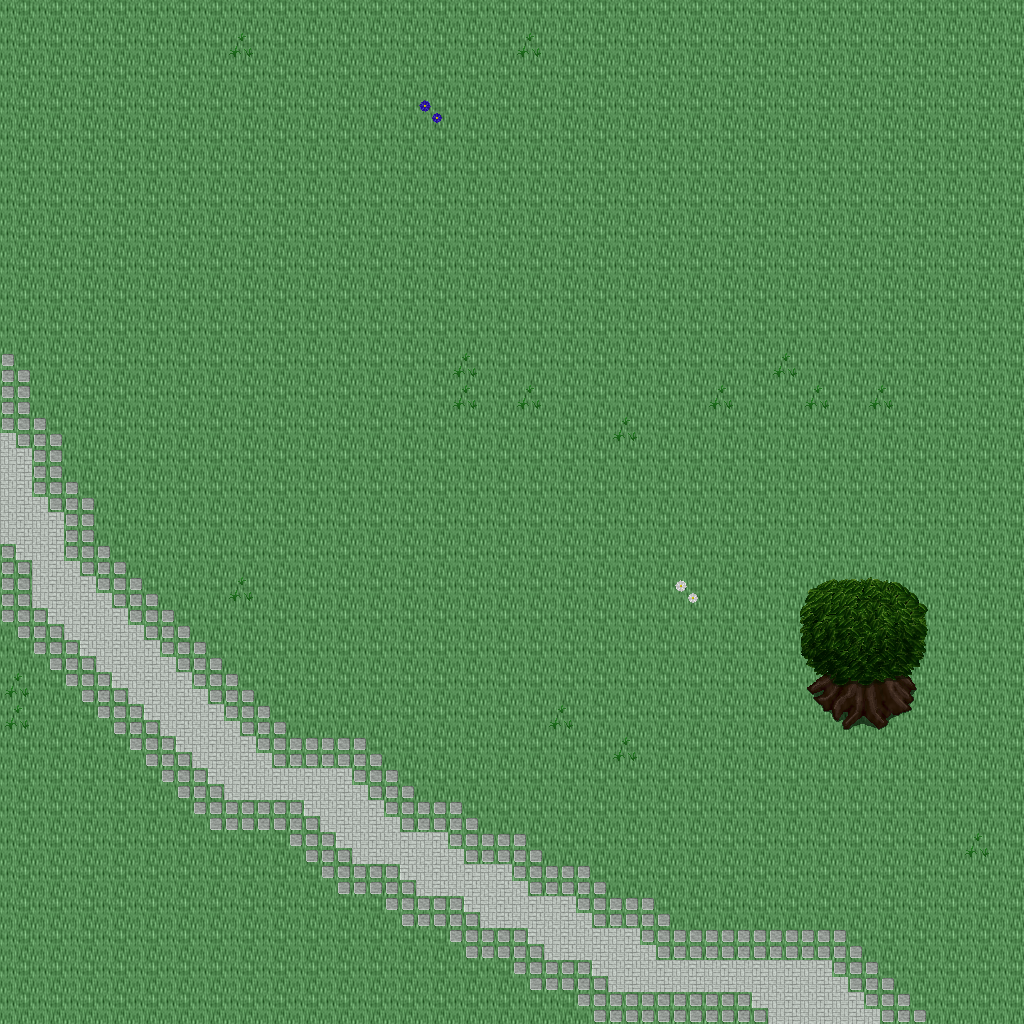

Rendered tile map (Tiled .tmx) drawn with the repository's tilesets; below, a short description and the map source with its tile grids summarised:
An orthogonal 32x32 tile map with 32x32 px tiles, 5 tile layers (Ground, Objects, Objects2, Above, ...), 1 hidden layer not drawn, 44 tilesets.

<map version="1.10" tiledversion="1.11.0" orientation="orthogonal" renderorder="right-down" width="32" height="32" tilewidth="32" tileheight="32" infinite="0" nextlayerid="11" nextobjectid="1">
 <tileset firstgid="1" name="logic_item_mushroom" tilewidth="32" tileheight="32" tilecount="6" columns="6">
  <image source="../drawable/logic_item_mushroom.png" width="192" height="32" />
 </tileset>
 <tileset firstgid="7" name="plant_tree_chestnut_tree" tilewidth="32" tileheight="32" tilecount="20" columns="4">
  <image source="../drawable/plant_tree_chestnut_tree.png" width="128" height="160" />
 </tileset>
 <tileset firstgid="27" name="plant_tree_oak_tree" tilewidth="32" tileheight="32" tilecount="20" columns="4">
  <image source="../drawable/plant_tree_oak_tree.png" width="128" height="160" />
 </tileset>
 <tileset firstgid="47" name="building_fence_stone_fence_white" tilewidth="32" tileheight="32" tilecount="9" columns="3">
  <image source="../drawable/building_fence_stone_fence_white.png" width="96" height="96" />
 </tileset>
 <tileset firstgid="56" name="building_gnome_homes" tilewidth="32" tileheight="32" tilecount="48" columns="6">
  <image source="../drawable/building_gnome_homes.png" width="192" height="256" />
 </tileset>
 <tileset firstgid="104" name="logic_creature_gnome" tilewidth="32" tileheight="32" tilecount="6" columns="6">
  <image source="../drawable/logic_creature_gnome.png" width="192" height="32" />
 </tileset>
 <tileset firstgid="110" name="logic_item_vegetable" tilewidth="32" tileheight="32" tilecount="16" columns="8">
  <image source="../drawable/logic_item_vegetable.png" width="256" height="64" />
 </tileset>
 <tileset firstgid="126" name="plant_stump_small_stump" tilewidth="32" tileheight="32" tilecount="4" columns="2">
  <image source="../drawable/plant_stump_small_stump.png" width="64" height="64" />
 </tileset>
 <tileset firstgid="130" name="object_birds" tilewidth="32" tileheight="32" tilecount="4" columns="2">
  <image source="../drawable/object_birds.png" width="64" height="64" />
 </tileset>
 <tileset firstgid="134" name="ground_earth_edges" tilewidth="32" tileheight="32" tilecount="18" columns="6">
  <image source="../drawable/ground_earth_edges.png" width="192" height="96" />
 </tileset>
 <tileset firstgid="152" name="ground_grass_corners" tilewidth="32" tileheight="32" tilecount="24" columns="6">
  <image source="../drawable/ground_grass_corners.png" width="192" height="128" />
 </tileset>
 <tileset firstgid="176" name="building_fence_fence_chunky" tilewidth="32" tileheight="32" tilecount="21" columns="3">
  <image source="../drawable/building_fence_fence_chunky.png" width="96" height="224" />
 </tileset>
 <tileset firstgid="197" name="plant_bush_hosta" tilewidth="32" tileheight="32" tilecount="9" columns="3">
  <image source="../drawable/plant_bush_hosta.png" width="96" height="96" />
 </tileset>
 <tileset firstgid="206" name="plant_tree_maple_tree" tilewidth="32" tileheight="32" tilecount="72" columns="8">
  <image source="../drawable/plant_tree_maple_tree.png" width="256" height="288" />
 </tileset>
 <tileset firstgid="278" name="ground_ground" tilewidth="32" tileheight="32" tilecount="33" columns="3">
  <image source="../drawable/ground_ground.png" width="96" height="352" />
 </tileset>
 <tileset firstgid="311" name="ground_ground_2" tilewidth="32" tileheight="32" tilecount="4" columns="4">
  <image source="../drawable/ground_ground_2.png" width="128" height="32" />
 </tileset>
 <tileset firstgid="315" name="ground_ridge_earth_dark" tilewidth="32" tileheight="32" tilecount="96" columns="12">
  <image source="../drawable/ground_ridge_earth_dark.png" width="384" height="256" />
 </tileset>
 <tileset firstgid="411" name="plant_grasses" tilewidth="32" tileheight="32" tilecount="6" columns="3">
  <image source="../drawable/plant_grasses.png" width="96" height="64" />
 </tileset>
 <tileset firstgid="417" name="ground_grass_edges" tilewidth="32" tileheight="32" tilecount="36" columns="12">
  <image source="../drawable/ground_grass_edges.png" width="384" height="96" />
 </tileset>
 <tileset firstgid="453" name="ground_green_paving" tilewidth="32" tileheight="32" tilecount="18" columns="3">
  <image source="../drawable/ground_green_paving.png" width="96" height="192" />
 </tileset>
 <tileset firstgid="471" name="ground_rock_pebbles" tilewidth="32" tileheight="32" tilecount="3" columns="1">
  <image source="../drawable/ground_rock_pebbles.png" width="32" height="96" />
 </tileset>
 <tileset firstgid="474" name="plant_flower_daisy_white" tilewidth="32" tileheight="32" tilecount="8" columns="2">
  <image source="../drawable/plant_flower_daisy_white.png" width="64" height="128" />
 </tileset>
 <tileset firstgid="482" name="plant_flower_daisy_blue" tilewidth="32" tileheight="32" tilecount="8" columns="2">
  <image source="../drawable/plant_flower_daisy_blue.png" width="64" height="128" />
 </tileset>
 <tileset firstgid="490" name="ground_ladder_vertical_dark" tilewidth="32" tileheight="32" tilecount="3" columns="3">
  <image source="../drawable/ground_ladder_vertical_dark.png" width="96" height="32" />
 </tileset>
 <tileset firstgid="493" name="plant_tree_tree_darkgreen" tilewidth="32" tileheight="32" tilecount="88" columns="8">
  <image source="../drawable/plant_tree_tree_darkgreen.png" width="256" height="352" />
 </tileset>
 <tileset firstgid="581" name="ground_rock_rock_cluster" tilewidth="32" tileheight="32" tilecount="6" columns="3">
  <image source="../drawable/ground_rock_rock_cluster.png" width="96" height="64" />
 </tileset>
 <tileset firstgid="587" name="ground_grass_corners" tilewidth="32" tileheight="32" tilecount="24" columns="6">
  <image source="../drawable/ground_grass_corners.png" width="192" height="128" />
 </tileset>
 <tileset firstgid="611" name="plant_bush_bushes" tilewidth="32" tileheight="32" tilecount="10" columns="5">
  <image source="../drawable/plant_bush_bushes.png" width="160" height="64" />
 </tileset>
 <tileset firstgid="621" name="plant_vine" tilewidth="32" tileheight="32" tilecount="3" columns="1">
  <image source="../drawable/plant_vine.png" width="32" height="96" />
 </tileset>
 <tileset firstgid="624" name="ground_ladder_horizontal_dark" tilewidth="32" tileheight="32" tilecount="3" columns="1">
  <image source="../drawable/ground_ladder_horizontal_dark.png" width="32" height="96" />
 </tileset>
 <tileset firstgid="627" name="logic_collision" tilewidth="32" tileheight="32" tilecount="1" columns="1">
  <image source="../drawable/logic_collision.png" width="32" height="32" />
 </tileset>
 <tileset firstgid="628" name="plant_tree_fir_trees" tilewidth="32" tileheight="32" tilecount="24" columns="6">
  <image source="../drawable/plant_tree_fir_trees.png" width="192" height="128" />
 </tileset>
 <tileset firstgid="652" name="plant_mosses" tilewidth="32" tileheight="32" tilecount="16" columns="4">
  <image source="../drawable/plant_mosses.png" width="128" height="128" />
 </tileset>
 <tileset firstgid="668" name="plant_mushroom3" tilewidth="32" tileheight="32" tilecount="2" columns="2">
  <image source="../drawable/plant_mushroom3.png" width="64" height="32" />
 </tileset>
 <tileset firstgid="670" name="building_wizards_tower" tilewidth="32" tileheight="32" tilecount="252" columns="9">
  <image source="../drawable/building_wizards_tower.png" width="288" height="896" />
 </tileset>
 <tileset firstgid="922" name="plant_tree_evergreen" tilewidth="32" tileheight="32" tilecount="36" columns="3">
  <image source="../drawable/plant_tree_evergreen.png" width="96" height="384" />
 </tileset>
 <tileset firstgid="958" name="logic_portal" tilewidth="32" tileheight="32" tilecount="24" columns="8">
  <image source="../drawable/logic_portal.png" width="256" height="96" />
 </tileset>
 <tileset firstgid="982" name="logic_protection" tilewidth="32" tileheight="32" tilecount="2" columns="2">
  <image source="../drawable/logic_protection.png" width="64" height="32" />
 </tileset>
 <tileset firstgid="984" name="logic_item_herb" tilewidth="32" tileheight="32" tilecount="5" columns="5">
  <image source="../drawable/logic_item_herb.png" width="160" height="32" />
 </tileset>
 <tileset firstgid="989" name="plant_bush_large_green" tilewidth="32" tileheight="32" tilecount="9" columns="3">
  <image source="../drawable/plant_bush_large_green.png" width="96" height="96" />
 </tileset>
 <tileset firstgid="998" name="light_dim_light_5x5" tilewidth="32" tileheight="32" tilecount="25" columns="5">
  <image source="../drawable/light_dim_light_5x5.png" width="160" height="160" />
 </tileset>
 <tileset firstgid="1023" name="furniture_light_small_oil_lamp" tilewidth="32" tileheight="32" tilecount="8" columns="2">
  <image source="../drawable/furniture_light_small_oil_lamp.png" width="64" height="128" />
 </tileset>
 <tileset firstgid="1031" name="item_banners_flag" tilewidth="32" tileheight="32" tilecount="12" columns="3">
  <image source="../drawable/item_banners_flag.png" width="96" height="128" />
 </tileset>
 <tileset firstgid="1043" name="item_flagpole" tilewidth="32" tileheight="32" tilecount="3" columns="1">
  <image source="../drawable/item_flagpole.png" width="32" height="96" />
 </tileset>
 <layer id="1" name="Ground" width="32" height="32">
  <data>[1024 cells, 1024 non-empty, 1 distinct tile ids]</data>
 </layer>
 <layer id="2" name="Objects" width="32" height="32">
  <data>[1024 cells, 148 non-empty, 7 distinct tile ids]</data>
 </layer>
 <layer id="3" name="Objects2" width="32" height="32">
  <data>[1024 cells, 8 non-empty, 8 distinct tile ids]</data>
 </layer>
 <layer id="4" name="Above" width="32" height="32">
  <data>[1024 cells, 14 non-empty, 14 distinct tile ids]</data>
 </layer>
 <layer id="5" name="Above2" width="32" height="32">
  <data>[1024 cells, 0 non-empty, 0 distinct tile ids]</data>
 </layer>
 <layer id="6" name="Walkable" width="32" height="32" visible="0">
  <data>[1024 cells, 6 non-empty, 1 distinct tile ids]</data>
 </layer>
 <objectgroup id="7" name="Mapevents" />
 <objectgroup id="8" name="Spawn" />
 <objectgroup id="9" name="Keys" />
 <objectgroup id="10" name="Replace" />
</map>
